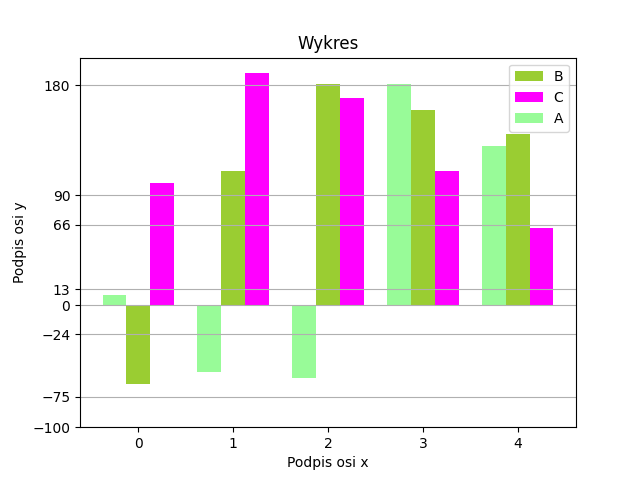

The Python source for this figure:
import numpy as np
import pandas as pd
import matplotlib.pyplot as plt
from matplotlib import cm
from matplotlib.ticker import LinearLocator, FormatStrFormatter
from mpl_toolkits.mplot3d.axes3d import get_test_data
import seaborn as sns

nazwa = np.arange(5)
wartosci1 = [8, -55, -60, 181, 130]
wartosci2 = [-65, 110, 181, 160, 140]
wartosci3 = [100, 190, 170, 110, 63]
plt.bar(nazwa+0.25, wartosci2, width=0.25, label='B', color='yellowgreen')
plt.bar(nazwa+0.5, wartosci3, width=0.25, label='C', color='magenta')
plt.bar(nazwa, wartosci1, width=0.25, label='A', color='palegreen')
plt.xticks([0.25, 1.25, 2.25, 3.25, 4.25], [0, 1, 2, 3, 4])
plt.yticks([-100, -75, -24, 0, 13, 66, 90, 180])
plt.grid(axis='y')
plt.xlabel('Podpis osi x')
plt.ylabel('Podpis osi y')
plt.title('Wykres')
plt.legend()

plt.savefig('zad6.png')
plt.show()